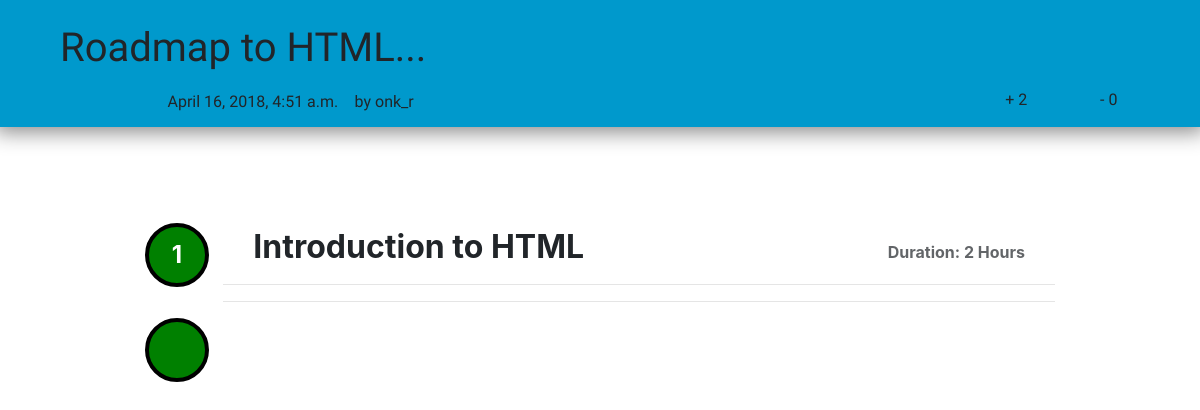
Before: /roadmap/1/ with the older database file.
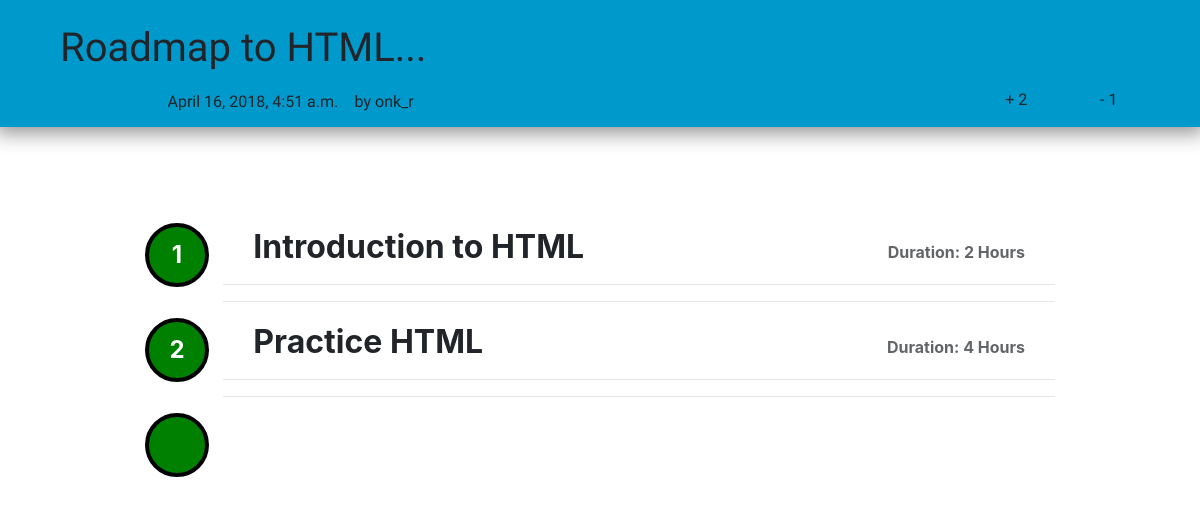
After: the same page with the newer database file.
### roadmap/models.py (models this page shows, shortened)
class Roadmap(models.Model):
    r_title=models.CharField(max_length=50)
    r_descri = models.CharField(max_length=50)
    author=models.ForeignKey(User, on_delete=models.CASCADE)
    upcount = models.IntegerField(default=0)
    downcount = models.IntegerField(default=0)
    published_date= models.DateTimeField(blank=True)

class Step(models.Model):
    roadmap=models.ForeignKey(Roadmap,on_delete=models.CASCADE)
    seq_no=models.IntegerField()
    step_name=models.CharField(max_length=50)
    step_descri = models.CharField(max_length=200)
    duration=models.IntegerField(blank=True)

### roadmap/views.py (the view)
# urls.py: url(r'^(?P<pk>\d+)/$', views.roadmap_detail, name='roadmap_detail'),
def roadmap_detail(request, pk):
    roadmap = get_object_or_404(Roadmap, pk=pk)
    steps=Step.objects.filter(roadmap=roadmap)
    resources = Resource.objects.filter(roadmap=roadmap)
    return render(request, 'roadmap/roadmap_detail.html', {'roadmap': roadmap,'steps':steps,'resources':resources})

### roadmap/templates/roadmap/roadmap_detail.html (shortened to what this page needs)
<!DOCTYPE html>
{% load staticfiles %}
<html>
    <head>
        <link rel="stylesheet" href="{% static 'css/bootstrap.min.css' %}"/>
    </head>
    <body class="nomargin">
        <div class="header col-md-12" style="box-shadow: 0px 0px 20px 5px #888888;">
            <div class="col-md-12">
                <br>
                <div class="col-md-12 row nomargin">
                    <h1 class="col-md-10">Roadmap to {{ roadmap.r_title }}...</h1>
                    <h1 style="opacity:0.9; color:#00ff00; text-decoration:none;" class="text-center col-md-1"><a style="color:#99ff99;" href="{% url 'roadmap:upvote' pk=roadmap.pk %}" ></a></h1>
                    <h1 style="opacity:0.7; color:red; text-decoration:none;" class="text-center col-md-1"><a style="color:red;" href="{% url 'roadmap:downvote' pk=roadmap.pk %}" ></a></h1>
                </div>
                <div style="height:10px;"></div>
                <div class="col-md-12 row nomargin">
                    <div class="col-md-9 offset-md-1">
                        <div class="col-md-12 row nomargin">
                                {% if roadmap.published_date %}
                                    <div class="date">
                                        {{ roadmap.published_date }}
                                    </div>
                                {% endif %}
                                &emsp;by {{ roadmap.author.username }}
                        </div>
                    </div>
                    <h6 class="text-center col-md-1">+ {{ roadmap.upcount }}</h6>
                    <h6 class="text-center col-md-1">- {{ roadmap.downcount }}</h6>
                </div>
                <div style="height:10px;"></div>
            </div>
        </div>
        <br><br>
        <br><br>
        <div class="col-md-10 offset-md-1">
            {% for ele in steps %}
                <div class="row col-md-12 nomargin">
                    <div class="col-md-1">
                        <div onclick="hideShow({{ele.seq_no}})" class="text-center" style="z-index:10; color:white; border:4px solid black; line-height:56px; font-size:24px; font-weight:bold; width:64px; height:64px; background-color:green; border-radius:100%;">
                            {{ele.seq_no}}
                        </div>
                    </div>
                    <div class="col-md-11">
                        <div style="height:5px;"></div>
                        <div class="col-md-12 row nomargin">
                            <h2 class="col-md-6 text-left"><strong>{{ele.step_name}}</strong></h2>
                            <h6 class="col-md-6 text-right" style="opacity:0.7; line-height:48px;"><strong>Duration: {{ele.duration}} Hours</strong></h6>
                        </div>
                        <hr style="margin-top:0;">
                        <hr>
                    </div>
                </div>
            {% endfor %}
            <div class="col-md-12 nomargin">
                <div class="col-md-1">
                    <div class="text-center" style="z-index:10; color:white; border:4px solid black; line-height:56px; font-size:24px; font-weight:bold; width:64px; height:64px; background-color:green; border-radius:100%;">
                    </div>
                </div>
            </div>
        </div>
        <br><br><br><br>
    </body>
</html>

Changed rows visible on the page:
changed Roadmap "HTML": downcount "0" → "1"
added Step: seq_no "2", step_name "Practice HTML", duration "4"
